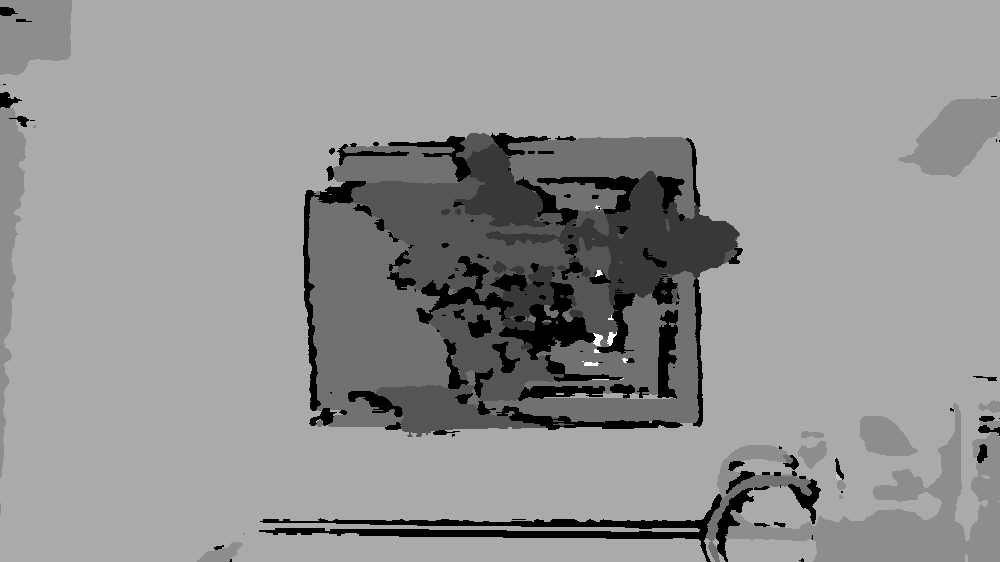
#> input picture point_cloud_demo/data/depth/A_1a111b40_depth.png, 1000 x 562 px, shrunk from 3840 x 2160 before the run
$ jupyter execute --allow-errors depth_measure_old.ipynb
#> lines starting #> are read from the running program, lines starting #| are printed output that depends on the picture
[cell 1]
from pathlib import Path

import cv2
import numpy as np
import matplotlib.pyplot as plt
from matplotlib.backends.backend_agg import FigureCanvasAgg as FigureCanvas
import copy

from pointcloud_tools import PointCloudCreator #, create_pcd_from_array, read_pcd, write_pcd

from skimage.util import img_as_float
from skimage.util import img_as_ubyte

[cell 2]
SUBSTRATE_LEVEL = {
    "A": 10,
    "B": 7,
    "C": 10,
    "D": 10,
}

[cell 3]
def threshold_image(img_in, thres):
    """
    Apply a threshold in an image and return the resulting image
    :param img_in: Input image
    :param thres: The treshold value in the range [0, 255]
    :return: Resulting image (unsigned byte) where background is 0 and foreground is 255
    """

    background = img_in < thres
    foreground = img_in > thres

    mask = img_in > thres

    return img_as_ubyte(mask)

[cell 4]
# point to the data dir
current_folder = Path(".").resolve()
base_dir = current_folder.parent / "data"

## Data Loader

[cell 5]
# point to the image files
image = "A_1a111b40"            #A_1a111b40 B_0328ab97 B_93dd57ad  D_b14ffae7

rgb_file = base_dir / "rgb" / f"{image}.png"
depth_file = base_dir / "depth" / f"{image}_depth.png"

## Visualization

[cell 6]
# The depth image is provided by the camera, and is a reconstruction from stero infra-red imaging.
depth_img = cv2.imread(str(depth_file), cv2.IMREAD_UNCHANGED)
#> depth_img is the input picture: shape (562, 1000) uint16; min 0, max 2505, mean 1396.2
plt.imshow(depth_img, cmap='gray')
plt.title(f"Tomato depth image {image}")
plt.show()

## Pointcloud Creator

#> (a cell that did not finish here is left out)

#> (a cell that did not finish here is left out)

[cell 9]
ground_level = -1.3

# filter out the points that are below the ground level
#> (the rest of this cell did not finish here and is left out)

[cell 10]
fig, axs = plt.subplots(ncols=3, figsize=(12, 3))

#> (the rest of this cell did not finish here and is left out)

#> (a cell that did not finish here is left out)

[cell 12]
fig, ax = plt.subplots()
#> (the rest of this cell did not finish here and is left out)

[cell 13]
# Render the plot to a buffer
canvas = FigureCanvas(fig)
canvas.draw()

# Retrieve the image from the buffer and convert it to an array
img = np.frombuffer(canvas.tostring_rgb(), dtype='uint8').reshape(fig.canvas.get_width_height()[::-1] + (3,))
print(img.shape)
plt.imshow(img)
plt.show()
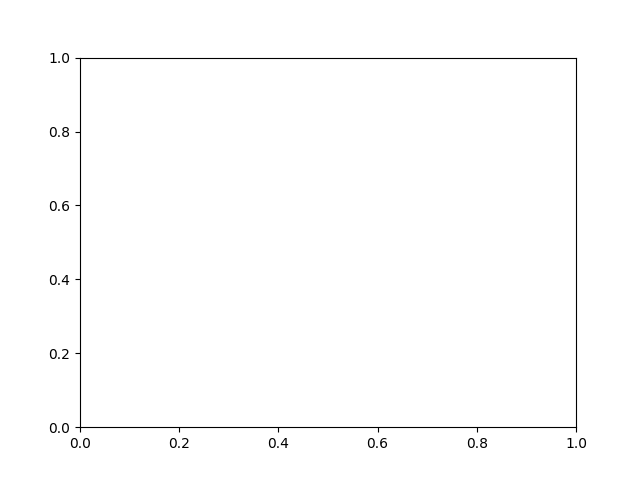
#> shown: shape (480, 640, 3); min 0, max 255, mean 252.8

#> (a cell that did not finish here is left out)

[cell 15]
plt.imshow(cv2.cvtColor(img, cv2.COLOR_BGR2RGB))

# Convert the image to grayscale
gray_img = cv2.cvtColor(img, cv2.COLOR_BGR2GRAY)
plt.imshow(gray_img, cmap='gray')
plt.show()
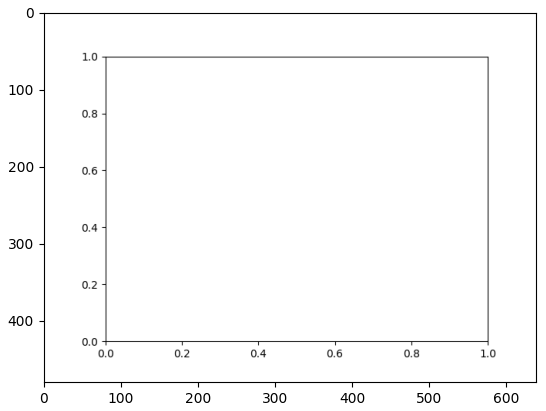
#> figure drawn by matplotlib, 1 panel


img_thres1 = threshold_image(gray_img, 230)
plt.imshow(img_thres1, cmap='gray')
plt.show()

swapped_img = np.where(img_thres1 == 0, 255, 0)
plt.imshow(swapped_img, cmap='gray')
plt.show()
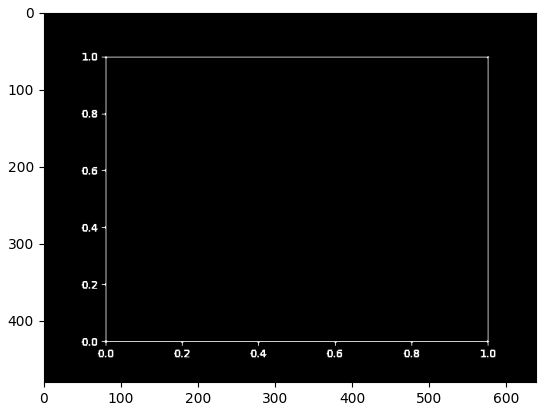
#> figure drawn by matplotlib, 1 panel
